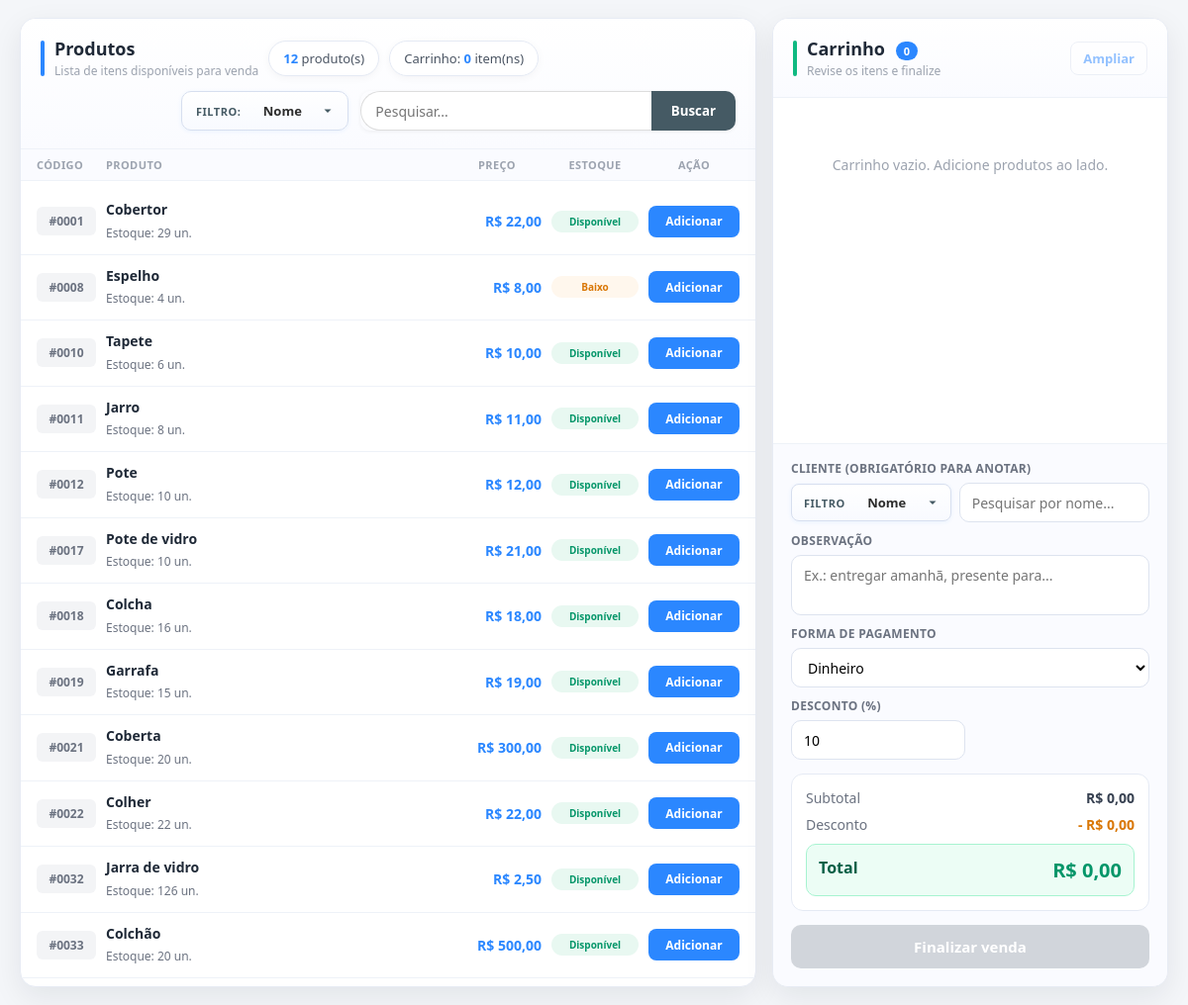
Page /vendas/ on the earlier database version.
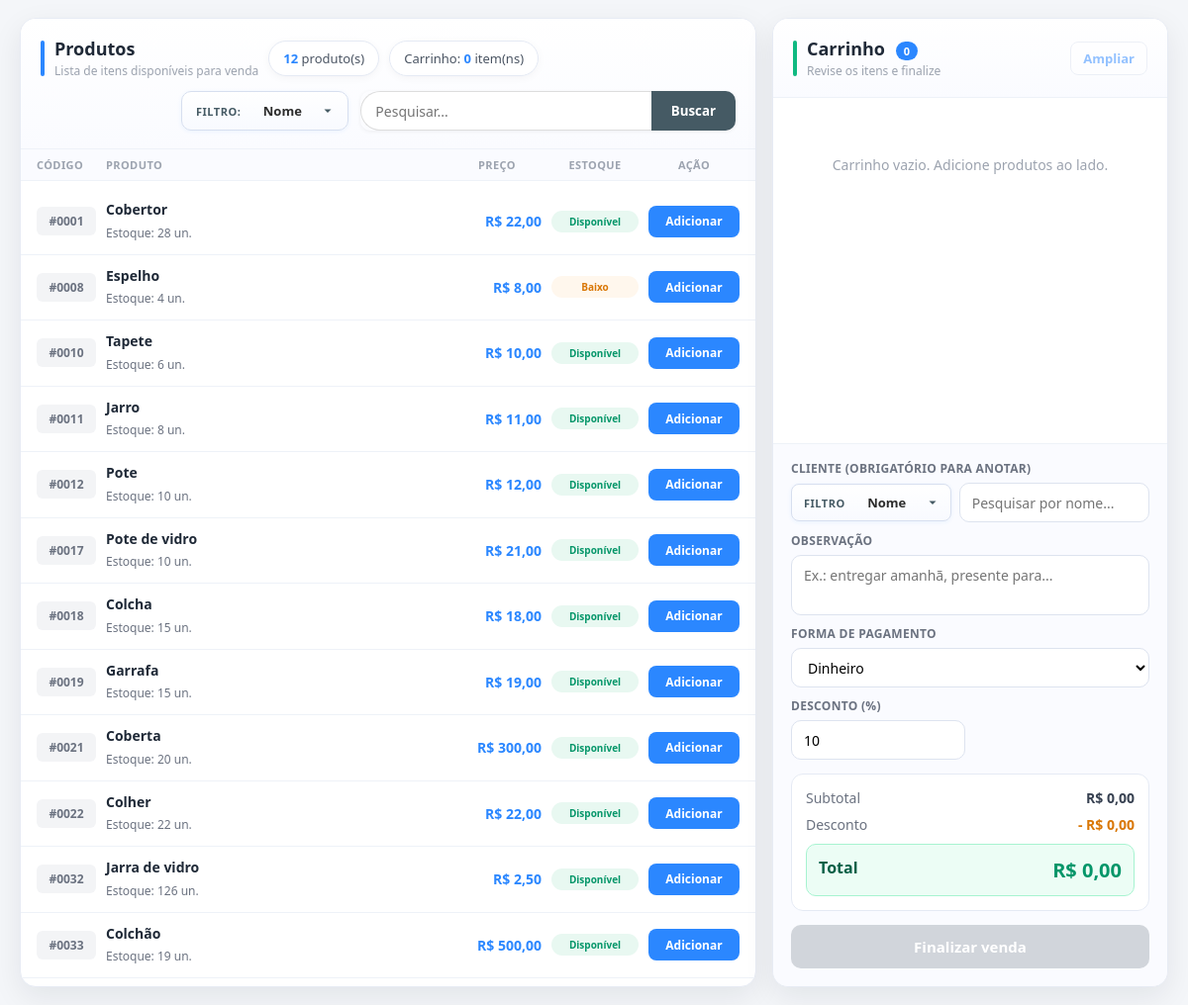
Same page on the later database version.
### front_end/models.py (models this page shows, shortened)
class Produto(models.Model):
    nome = models.CharField(max_length=120)
    codigo = models.CharField(unique=True, max_length=4)
    quantidade = models.DecimalField(max_digits=10, decimal_places=3)
    preco = models.DecimalField(max_digits=12, decimal_places=2)
    dt_adicao = models.DateTimeField(auto_now=True)

### front_end/views.py (the view)
# urls.py: path('vendas/', views.Vendas, name='vendas'),
def Vendas(request):
    termo_busca = request.GET.get("q", "").strip()
    filtro_campo = request.GET.get("campo", CAMPO_PADRAO_PRODUTO).strip() or CAMPO_PADRAO_PRODUTO
    produtos = Produto.objects.all()
    produtos = filtrar_produtos(produtos, filtro_campo, termo_busca)
    produtos = produtos.annotate(
        codigo_int=Cast("codigo", output_field=IntegerField())
    ).order_by("codigo_int")
    clientes = Client.objects.all().order_by("nome")
    contexto = {
        "produtos": produtos,
        "clientes": clientes,
        "busca": termo_busca,
        "filtro_campo": filtro_campo,
        "pagamentos": [
            (valor, rotulo)
            for valor, rotulo in Venda.PAGAMENTO_CHOICES
            if valor != "anotado"
        ],
    }
    return render(request, "pag_vendas.html", contexto)

### front_end/search_filters.py (called while the page is built, shortened)
def filtrar_produtos(queryset, campo: str, termo: str):
    termo = (termo or "").strip()
    if not termo:
        return queryset

### Templates/pag_vendas.html (shortened to what the changed rows need)
<!DOCTYPE html>
<html lang="pt-br">
<head>
</head>
<body>
  <div class="layout">
    <section class="panel">
      <div class="panel-header">
        <div class="panel-title">
          <div>
            <h2>Produtos</h2>
          </div>
        </div>
      </div>
      <div class="produtos-lista" id="produtos-lista-vendas">
        {% for produto in produtos %}
        <div id="produto-row-{{ produto.id }}" class="produto-linha {% if produto.quantidade <= 0 %}sem-estoque{% else %}clicavel{% endif %}"
          data-id="{{ produto.id }}"
          data-codigo="{{ produto.codigo|add:0|stringformat:'04d' }}"
          data-nome="{{ produto.nome }}"
          data-quantidade="{{ produto.quantidade|floatformat:'-3' }}"
          data-preco="{{ produto.preco|floatformat:2 }}"
          data-estoque="{{ produto.quantidade }}">
          <span class="produto-codigo">#{{ produto.codigo|add:0|stringformat:"04d" }}</span>
          <div class="produto-info">
            <strong>{{ produto.nome }}</strong>
            <span>Estoque: <span id="qtd-estoque-{{ produto.id }}">{{ produto.quantidade|floatformat:"-3" }}</span> un.</span>
          </div>
          <span class="produto-preco">R$ {{ produto.preco|floatformat:2 }}</span>
          <span id="badge-estoque-{{ produto.id }}" class="estoque-badge {% if produto.quantidade <= 0 %}zero{% elif produto.quantidade <= 5 %}baixo{% else %}ok{% endif %}">
          </span>
          <button type="button" class="btn btn-add" {% if produto.quantidade <= 0 %}disabled{% endif %}
            onclick="event.stopPropagation(); adicionarProduto({{ produto.id }}, '{{ produto.nome|escapejs }}', '{{ produto.preco }}', '{{ produto.quantidade }}')">Adicionar</button>
        </div>
        {% empty %}
        <div id="empty-produtos-vendas" class="empty-produtos">Nenhum produto encontrado.</div>
        {% endfor %}
      </div>
    </section>
    <aside class="panel">
      <div class="panel-header">
        <div class="panel-title">
          <div>
            <h2>Carrinho <span id="cart-badge" class="cart-badge">0</span></h2>
          </div>
        </div>
      </div>
    </aside>
  </div>
</body>
</html>

Differences in the rows shown:
changed Produto "Cobertor": quantidade "29" → "28"
changed Produto "Colcha": quantidade "16" → "15"
changed Produto "Colchão": quantidade "20" → "19"
